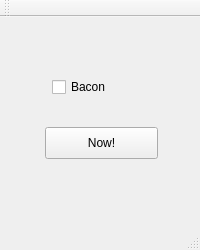
<?xml version="1.0" encoding="UTF-8"?>
<ui version="4.0">
 <class>MainWindow</class>
 <widget class="QMainWindow" name="MainWindow">
  <property name="geometry">
   <rect>
    <x>0</x>
    <y>0</y>
    <width>200</width>
    <height>250</height>
   </rect>
  </property>
  <property name="minimumSize">
   <size>
    <width>200</width>
    <height>250</height>
   </size>
  </property>
  <property name="maximumSize">
   <size>
    <width>200</width>
    <height>250</height>
   </size>
  </property>
  <property name="windowTitle">
   <string>QCheckbox</string>
  </property>
  <widget class="QWidget" name="centralWidget">
   <widget class="QCheckBox" name="checkBox">
    <property name="geometry">
     <rect>
      <x>52</x>
      <y>60</y>
      <width>86</width>
      <height>20</height>
     </rect>
    </property>
    <property name="text">
     <string>Bacon</string>
    </property>
   </widget>
   <widget class="QPushButton" name="pushButton">
    <property name="geometry">
     <rect>
      <x>45</x>
      <y>110</y>
      <width>113</width>
      <height>32</height>
     </rect>
    </property>
    <property name="text">
     <string>Now!</string>
    </property>
   </widget>
  </widget>
  <widget class="QMenuBar" name="menuBar">
   <property name="geometry">
    <rect>
     <x>0</x>
     <y>0</y>
     <width>200</width>
     <height>22</height>
    </rect>
   </property>
  </widget>
  <widget class="QToolBar" name="mainToolBar">
   <attribute name="toolBarArea">
    <enum>TopToolBarArea</enum>
   </attribute>
   <attribute name="toolBarBreak">
    <bool>false</bool>
   </attribute>
  </widget>
  <widget class="QStatusBar" name="statusBar"/>
 </widget>
 <layoutdefault spacing="6" margin="11"/>
 <resources/>
 <connections/>
</ui>
